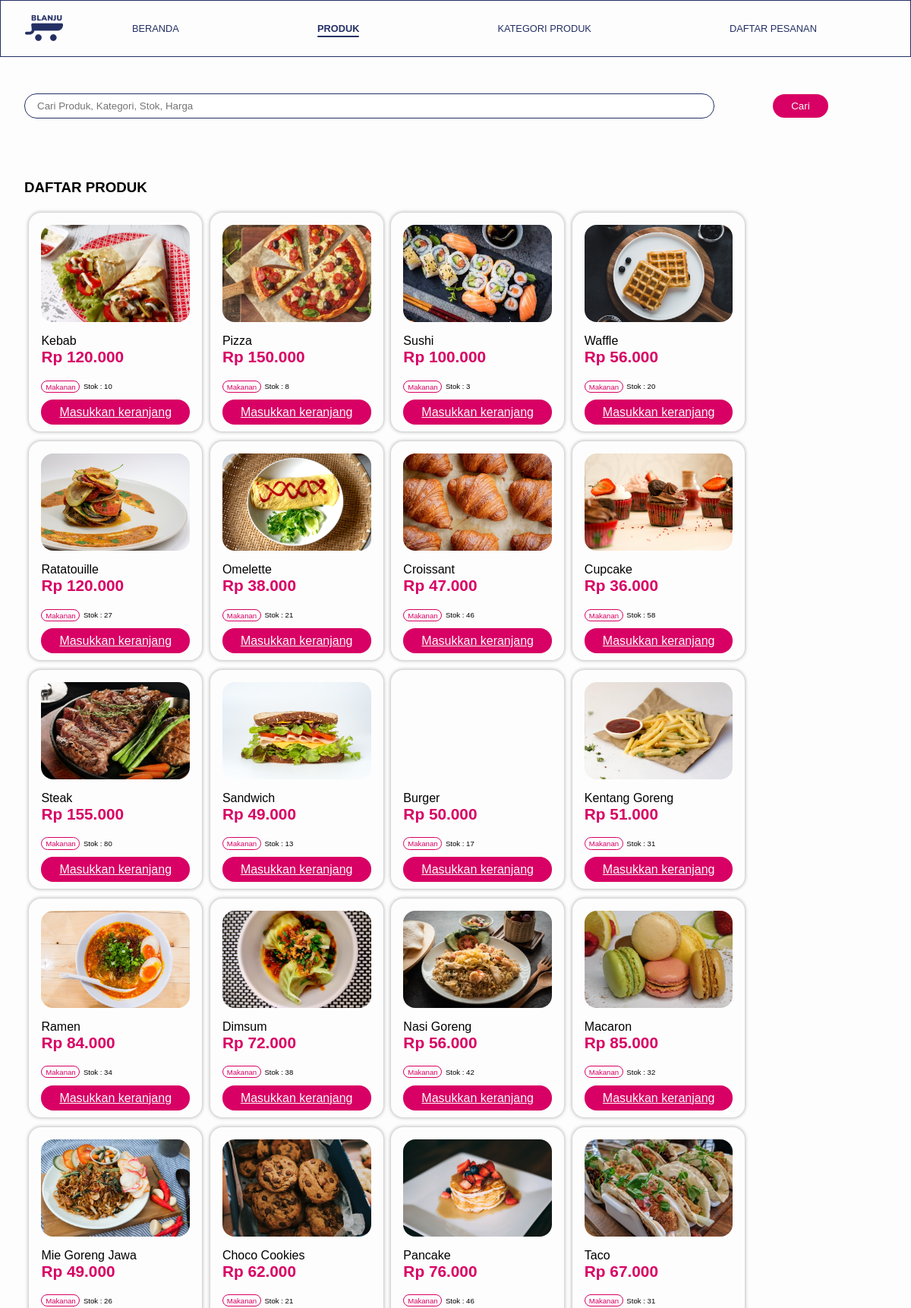
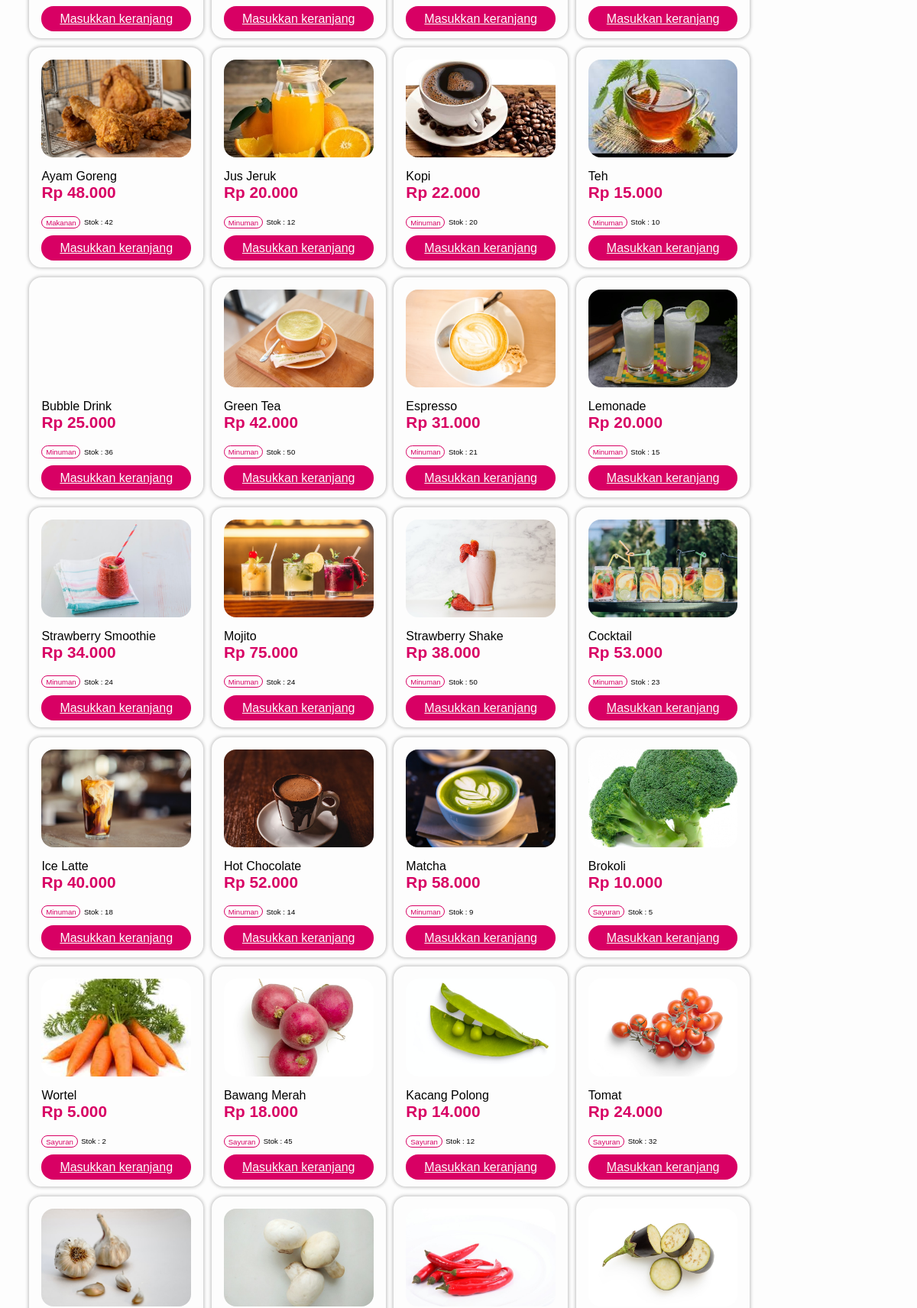
The page /praktikum7/app/pengguna/produk.php (upper part) on the database its author committed (2 pictures, top to bottom).
### tables this page shows
CREATE TABLE `products` (
  `kodeProduk` int(11) NOT NULL,
  `kodeKategori` int(11) NOT NULL,
  `namaProduk` varchar(100) NOT NULL,
  `gambarProduk` varchar(255) NOT NULL,
  `hargaProduk` int(11) NOT NULL,
  `stokProduk` int(11) NOT NULL,
  `created_at` timestamp NOT NULL DEFAULT current_timestamp() ON UPDATE current_timestamp(),
  `updated_at` timestamp NULL DEFAULT NULL
);

CREATE TABLE `categories` (
  `kodeKategori` int(11) NOT NULL,
  `namaKategori` varchar(100) NOT NULL
);

### praktikum7/app/database.php (called while the page is built, shortened)
<?php
require_once("base.php");
function getAllDataProductsWithDetails()
{
	global $db;
	try {
		$statement = $db->prepare("SELECT * FROM products JOIN categories ON categories.kodeKategori = products.kodeKategori");
		$statement->execute();
		return $statement->fetchAll(PDO::FETCH_ASSOC);
	} catch (PDOException $err) {
		echo $err->getMessage();
	}
}

### praktikum7/app/pengguna/produk.php (the view, shortened to what this page needs)
<?php
$products = getAllDataProductsWithDetails();
?>
<section id="content-header">
    <form action="" method="post">
        <div class="content-header-container">
            <div class="input-form">
                <input type="text" placeholder="Cari Produk, Kategori, Stok, Harga">
            </div>
            <div class="input-button">
                <button type="submit" class="primary-btn">Cari</button>
            </div>
        </div>
    </form>
</section>
<section id="content-main">
    <div class="content-main-container">
        <h1>DAFTAR PRODUK</h1>
        <div class="list-products">
            <?php foreach ($products as $product) : ?>
                <div class="card-product">
                    <div class="card-product-container">
                        <div class="card-product-image" style="background-image:url(<?= BASEURL ?>/assets/images/products/<?= $product["gambarProduk"] ?>); background-size:cover;background-position:center;">
                        </div>
                        <div class="card-product-title">
                            <?= ucwords($product["namaProduk"]) ?>
                        </div>
                        <div class="card-product-price">
                            <?= "Rp " . number_format($product["hargaProduk"], 0, ',', '.'); ?>
                        </div>
                        <div class="card-product-info">
                            <span class="card-product-category"><?= ucwords($product["namaKategori"]) ?></span>
                            <span class="card-product-stock">Stok : <?= $product["stokProduk"] ?></span>
                        </div>
                        <br>
                        <div>
                            <?php if ($product["stokProduk"] > 0) : ?>
                                <a href="tambah_produk_keranjang.php?pro=<?= $product["kodeProduk"] ?>" class="primary-btn">Masukkan keranjang</a>
                            <?php else : ?>
                                <a class="primary-btn isDisabled">Masukkan keranjang</a>
                            <?php endif ?>
                        </div>
                    </div>
                </div>
            <?php endforeach; ?>
        </div>
    </div>
</section>

### praktikum7/assets/css/base.css (style rules this page uses)
* { margin: 0 auto; font-family: sans-serif; }
.primary-btn { background-color: #d80064; color: #fdfdfd; padding: 0.5rem 1.5rem; outline: none; border-radius: 1rem; border: none; }
.input-form { margin: 1rem 0; }
.input-form input { border: #243064 solid 1px; padding: 0.5rem 1rem; border-radius: 1rem; box-sizing: border-box; }
.card-product { display: inline-block; box-shadow: 0px 0px 4px 1px rgba(0, 0, 0, 0.25); border-radius: 1rem; min-width: 17vw; }
.card-product-container { padding: 1rem; }
.card-product-image { width: 100%; height: 8rem; border-radius: 1rem; }
.card-product-title { margin-top: 1rem; font-size: 1rem; }
.card-product-price { font-size: 1.3rem; font-weight: bold; color: #d80064; }
.card-product-info { display: flexbox; margin-top: 1rem; justify-content: space-between; align-items: center; }
.card-product-category { font-size: 0.6rem; border-radius: 1rem; border: #d80064 1px solid; color: #d80064; padding: 0.1rem 0.3rem; }
.card-product-stock { font-size: 0.6rem; }

### praktikum7/assets/css/pengguna.css (style rules this page uses)
#content-header { margin-bottom: 4rem; }
.content-header-container { display: flex; justify-content: space-between; align-items: center; }
.content-header-container .input-form { width:80%; }
.content-header-container .input-form input { width:100%; }
#content-main { position: relative; }
.list-products { margin:1rem 0; }
.list-products .card-product { margin:0.4rem 0 0.4rem 0.4rem; }

### rows shown on the page
products: gambarProduk (picture), namaProduk "Kebab", hargaProduk "120.000", kodeKategori.namaKategori "Makanan", stokProduk "10"
products: gambarProduk (picture), namaProduk "Pizza", hargaProduk "150.000", kodeKategori.namaKategori "Makanan", stokProduk "8"
products: gambarProduk (picture), namaProduk "Sushi", hargaProduk "100.000", kodeKategori.namaKategori "Makanan", stokProduk "3"
products: gambarProduk (picture), namaProduk "Waffle", hargaProduk "56.000", kodeKategori.namaKategori "Makanan", stokProduk "20"
products: gambarProduk (picture), namaProduk "Ratatouille", hargaProduk "120.000", kodeKategori.namaKategori "Makanan", stokProduk "27"
products: gambarProduk (picture), namaProduk "Omelette", hargaProduk "38.000", kodeKategori.namaKategori "Makanan", stokProduk "21"
products: gambarProduk (picture), namaProduk "Croissant", hargaProduk "47.000", kodeKategori.namaKategori "Makanan", stokProduk "46"
products: gambarProduk (picture), namaProduk "Cupcake", hargaProduk "36.000", kodeKategori.namaKategori "Makanan", stokProduk "58"
products: gambarProduk (picture), namaProduk "Steak", hargaProduk "155.000", kodeKategori.namaKategori "Makanan", stokProduk "80"
products: gambarProduk (picture), namaProduk "Sandwich", hargaProduk "49.000", kodeKategori.namaKategori "Makanan", stokProduk "13"
products: namaProduk "Burger", hargaProduk "50.000", kodeKategori.namaKategori "Makanan", stokProduk "17"
products: gambarProduk (picture), namaProduk "Kentang Goreng", hargaProduk "51.000", kodeKategori.namaKategori "Makanan", stokProduk "31"
products: gambarProduk (picture), namaProduk "Ramen", hargaProduk "84.000", kodeKategori.namaKategori "Makanan", stokProduk "34"
products: gambarProduk (picture), namaProduk "Dimsum", hargaProduk "72.000", kodeKategori.namaKategori "Makanan", stokProduk "38"
products: gambarProduk (picture), namaProduk "Nasi Goreng", hargaProduk "56.000", kodeKategori.namaKategori "Makanan", stokProduk "42"
products: gambarProduk (picture), namaProduk "Macaron", hargaProduk "85.000", kodeKategori.namaKategori "Makanan", stokProduk "32"
products: gambarProduk (picture), namaProduk "Mie Goreng Jawa", hargaProduk "49.000", kodeKategori.namaKategori "Makanan", stokProduk "26"
products: gambarProduk (picture), namaProduk "Choco Cookies", hargaProduk "62.000", kodeKategori.namaKategori "Makanan", stokProduk "21"
products: gambarProduk (picture), namaProduk "Pancake", hargaProduk "76.000", kodeKategori.namaKategori "Makanan", stokProduk "46"
products: gambarProduk (picture), namaProduk "Taco", hargaProduk "67.000", kodeKategori.namaKategori "Makanan", stokProduk "31"
products: gambarProduk (picture), namaProduk "Ayam Goreng", hargaProduk "48.000", kodeKategori.namaKategori "Makanan", stokProduk "42"
products: gambarProduk (picture), namaProduk "Jus Jeruk", hargaProduk "20.000", kodeKategori.namaKategori "Minuman", stokProduk "12"
products: gambarProduk (picture), namaProduk "Kopi", hargaProduk "22.000", kodeKategori.namaKategori "Minuman", stokProduk "20"
products: gambarProduk (picture), namaProduk "Teh", hargaProduk "15.000", kodeKategori.namaKategori "Minuman", stokProduk "10"
products: namaProduk "Bubble Drink", hargaProduk "25.000", kodeKategori.namaKategori "Minuman", stokProduk "36"
products: gambarProduk (picture), namaProduk "Green Tea", hargaProduk "42.000", kodeKategori.namaKategori "Minuman", stokProduk "50"
products: gambarProduk (picture), namaProduk "Espresso", hargaProduk "31.000", kodeKategori.namaKategori "Minuman", stokProduk "21"
products: gambarProduk (picture), namaProduk "Lemonade", hargaProduk "20.000", kodeKategori.namaKategori "Minuman", stokProduk "15"
products: gambarProduk (picture), namaProduk "Strawberry Smoothie", hargaProduk "34.000", kodeKategori.namaKategori "Minuman", stokProduk "24"
products: gambarProduk (picture), namaProduk "Mojito", hargaProduk "75.000", kodeKategori.namaKategori "Minuman", stokProduk "24"
products: gambarProduk (picture), namaProduk "Strawberry Shake", hargaProduk "38.000", kodeKategori.namaKategori "Minuman", stokProduk "50"
products: gambarProduk (picture), namaProduk "Cocktail", hargaProduk "53.000", kodeKategori.namaKategori "Minuman", stokProduk "23"
products: gambarProduk (picture), namaProduk "Ice Latte", hargaProduk "40.000", kodeKategori.namaKategori "Minuman", stokProduk "18"
products: gambarProduk (picture), namaProduk "Hot Chocolate", hargaProduk "52.000", kodeKategori.namaKategori "Minuman", stokProduk "14"
products: gambarProduk (picture), namaProduk "Matcha", hargaProduk "58.000", kodeKategori.namaKategori "Minuman", stokProduk "9"
products: gambarProduk (picture), namaProduk "Brokoli", hargaProduk "10.000", kodeKategori.namaKategori "Sayuran", stokProduk "5"
products: gambarProduk (picture), namaProduk "Wortel", hargaProduk "5.000", kodeKategori.namaKategori "Sayuran", stokProduk "2"
products: gambarProduk (picture), namaProduk "Bawang Merah", hargaProduk "18.000", kodeKategori.namaKategori "Sayuran", stokProduk "45"
products: gambarProduk (picture), namaProduk "Kacang Polong", hargaProduk "14.000", kodeKategori.namaKategori "Sayuran", stokProduk "12"
products: gambarProduk (picture), namaProduk "Tomat", hargaProduk "24.000", kodeKategori.namaKategori "Sayuran", stokProduk "32"
products: gambarProduk (picture)
products: gambarProduk (picture)
products: gambarProduk (picture)
products: gambarProduk (picture)
